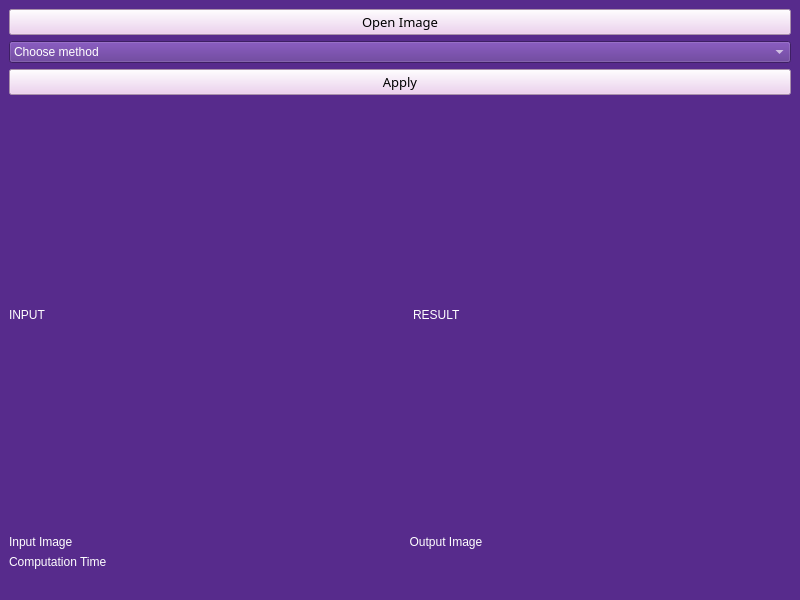
<?xml version="1.0" encoding="UTF-8"?>
<ui version="4.0">
 <class>MainWindow</class>
 <widget class="QMainWindow" name="MainWindow">
  <property name="geometry">
   <rect>
    <x>0</x>
    <y>0</y>
    <width>800</width>
    <height>600</height>
   </rect>
  </property>
  <property name="windowTitle">
   <string>MainWindow</string>
  </property>
  <property name="styleSheet">
   <string notr="true">background-color: rgb(87, 43, 140);

</string>
  </property>
  <widget class="QWidget" name="centralwidget">
   <layout class="QGridLayout" name="gridLayout">
    <item row="3" column="0">
     <layout class="QHBoxLayout" name="horizontalLayout_3">
      <item>
       <widget class="QLabel" name="inputDisplay">
        <property name="styleSheet">
         <string notr="true">font: 75 9pt &quot;MS Shell Dlg 2&quot;;
color: rgb(255, 255, 255);</string>
        </property>
        <property name="text">
         <string>INPUT</string>
        </property>
       </widget>
      </item>
      <item>
       <spacer name="verticalSpacer">
        <property name="orientation">
         <enum>Qt::Vertical</enum>
        </property>
        <property name="sizeHint" stdset="0">
         <size>
          <width>20</width>
          <height>40</height>
         </size>
        </property>
       </spacer>
      </item>
      <item>
       <widget class="QLabel" name="outputDisplay">
        <property name="styleSheet">
         <string notr="true">font: 75 9pt &quot;MS Shell Dlg 2&quot;;
color: rgb(255, 255, 255);</string>
        </property>
        <property name="text">
         <string>RESULT</string>
        </property>
       </widget>
      </item>
     </layout>
    </item>
    <item row="4" column="0">
     <layout class="QHBoxLayout" name="horizontalLayout_4">
      <item>
       <widget class="QLabel" name="image1_label_3">
        <property name="toolTip">
         <string>&lt;html&gt;&lt;head/&gt;&lt;body&gt;&lt;p align=&quot;center&quot;&gt;&lt;span style=&quot; font-size:11pt; font-weight:600;&quot;&gt;Input Image&lt;/span&gt;&lt;/p&gt;&lt;/body&gt;&lt;/html&gt;</string>
        </property>
        <property name="styleSheet">
         <string notr="true">font: 75 9pt &quot;MS Shell Dlg 2&quot;;
color: rgb(255, 255, 255);</string>
        </property>
        <property name="text">
         <string>Input Image</string>
        </property>
       </widget>
      </item>
      <item>
       <widget class="QLabel" name="image1_label_4">
        <property name="styleSheet">
         <string notr="true">font: 75 9pt &quot;MS Shell Dlg 2&quot;;
color: rgb(255, 255, 255);</string>
        </property>
        <property name="text">
         <string>  Output Image</string>
        </property>
       </widget>
      </item>
     </layout>
    </item>
    <item row="0" column="0">
     <widget class="QPushButton" name="openButton">
      <property name="font">
       <font>
        <family>Mongolian Baiti</family>
        <pointsize>10</pointsize>
       </font>
      </property>
      <property name="styleSheet">
       <string notr="true">background-color: rgb(237, 202, 239);</string>
      </property>
      <property name="text">
       <string>Open Image</string>
      </property>
     </widget>
    </item>
    <item row="1" column="0">
     <widget class="QComboBox" name="comboBox">
      <property name="styleSheet">
       <string notr="true">color: rgb(255, 255, 255);
selection-background-color: rgb(170, 170, 255);</string>
      </property>
      <item>
       <property name="text">
        <string>Choose method</string>
       </property>
      </item>
      <item>
       <property name="text">
        <string>Face detection</string>
       </property>
      </item>
      <item>
       <property name="text">
        <string>Face recognition </string>
       </property>
      </item>
      <item>
       <property name="text">
        <string>ROC</string>
       </property>
      </item>
     </widget>
    </item>
    <item row="5" column="0">
     <widget class="QLabel" name="timeLabel">
      <property name="styleSheet">
       <string notr="true">font: 75 9pt &quot;MS Shell Dlg 2&quot;;
color: rgb(255, 255, 255);</string>
      </property>
      <property name="text">
       <string>Computation Time</string>
      </property>
     </widget>
    </item>
    <item row="2" column="0">
     <widget class="QPushButton" name="applyButton">
      <property name="font">
       <font>
        <family>Mongolian Baiti</family>
        <pointsize>10</pointsize>
       </font>
      </property>
      <property name="styleSheet">
       <string notr="true">background-color: rgb(237, 202, 239);</string>
      </property>
      <property name="text">
       <string>Apply</string>
      </property>
     </widget>
    </item>
   </layout>
  </widget>
  <widget class="QMenuBar" name="menubar">
   <property name="geometry">
    <rect>
     <x>0</x>
     <y>0</y>
     <width>800</width>
     <height>26</height>
    </rect>
   </property>
  </widget>
  <widget class="QStatusBar" name="statusbar"/>
 </widget>
 <resources/>
 <connections/>
</ui>
